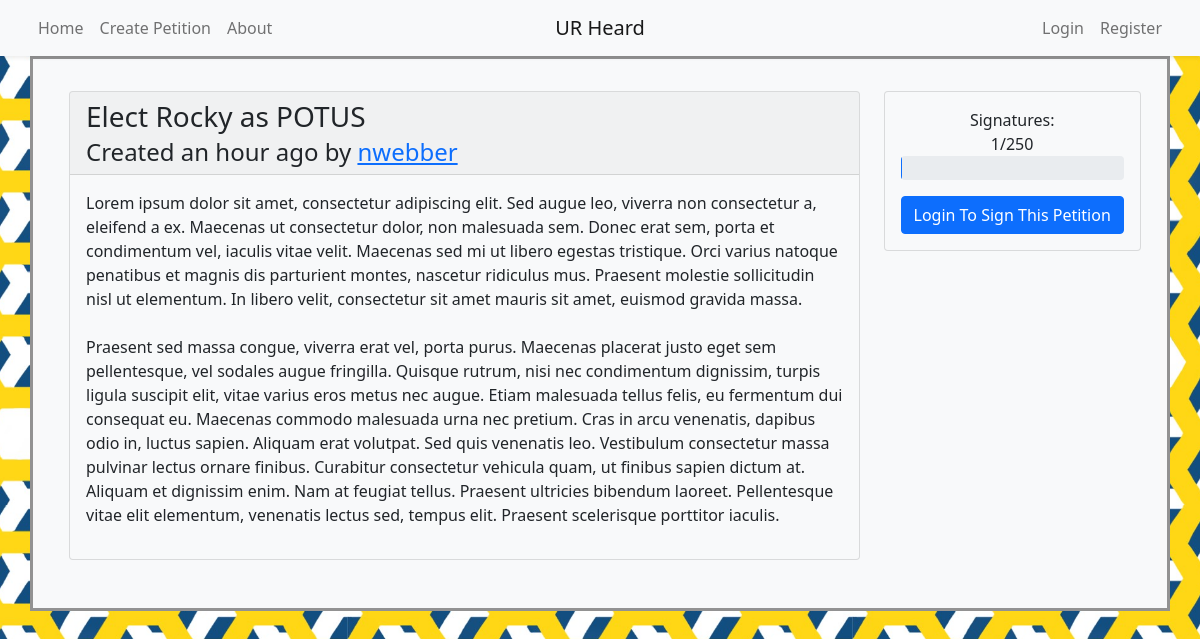
The app's page /petition/7 with its own data.
### models.py (models this page shows, shortened)
class Petition(db.Model):
	__tablename__ = 'petition'
	id = db.Column(db.Integer, primary_key=True)
	title = db.Column(db.String(80), nullable=False)
	body = db.Column(db.Text, nullable=False)
	author_id = db.Column(db.Integer, db.ForeignKey('user.id'), nullable=False)
	author = db.relationship('User', backref='petition')
	timestamp = db.Column(db.DateTime, default=datetime.utcnow)
	signers = db.relationship('User', secondary=signature, backref='signed_petitions')
	initial_signatures = 0
	signature_count = db.Column(db.Integer, default=initial_signatures)

class User(UserMixin, db.Model):
	__tablename__ = 'user'
	id = db.Column(db.Integer, primary_key=True)
	name = db.Column(db.String(50), nullable=False, unique=True, index=True)
	email = db.Column(db.String(50), unique=True, index=True)
	password_hash = db.Column(db.String(128))
	@property
	def password(self):
		raise AttributeError('password is not a readable attribute')

### app.py (the view)
@app.route('/petition/<int:id>', methods=['GET', 'POST'])
def petition(id):
	petition = Petition.query.get_or_404(id)
	signature = db.session.query(models.signature).filter_by(petition_id=id).all()
	form = signatureForm()
	signed = False
	if current_user.is_authenticated:
		signed = True if Petition.query.join(User.signed_petitions).filter(User.id==current_user.id, Petition.id==id).first() != None else False
		if form.validate_on_submit():
			current_signer=User.query.get_or_404(form.user_id.data)
			try:
				if signed:
					petition.signers.remove(current_signer)
				else:
					petition.signers.append(current_signer)
				petition.signature_count = len(petition.signers)
				print(len(petition.signers))
				db.session.add(petition)
				db.session.commit()
				return redirect(url_for('petition', id=id))
			except:
				flash("An issue occurred with the signature feature.")
				return redirect(url_for('petition', id=id))
		if signed:
			print('Exists')
			return render_template('petition.html', petition=petition, signature=signature, form=form, signed=True)
		else:
			return render_template('petition.html', petition=petition, signature=signature, form=form, signed=False)
	else:
		return render_template('petition.html', petition=petition, signature=signature, form=form)

### templates/petition.html (shortened to what this page needs)
{% extends "base.html" %}
{% block content %}
	<article class="container">
		<div class="row py-3">
			<div class="col-3 order-2" id="side-panel">
				<div style="position:fixed;">
					<div class="card bg-light mb-3" style="max-width: 18rem;">
						<div class="card-body">
							<p class="text-center mb-0">Signatures:</p>
							<p class="text-center my-0 pt-0">{{petition.signature_count}}/250</p>
							<div class="progress mb-3" style="height:2em;">
							</div>
							{% if current_user.is_authenticated %}
								<form method="post">
									{{ form.csrf_token }}
									{{ form.user_id(value=current_user.id) }}
									{{ form.petition_id(value=petition.id) }}
									{% if signed %}
										{{ form.submit(value="Unsign This Petition", class_="btn btn-primary w-100") }}
									{% else %}
										{{ form.submit(value="Sign This Petition", class_="btn btn-primary w-100") }}
									{% endif %}
								</form>
							{% else %}
								<a href="/login?next=%2Fpetition%2F{{petition.id}}" class="btn btn-primary text-wrap w-100">Login To Sign This Petition</a>
							{% endif %}
						</div>
					</div>
				</div>
			</div>
			<div class="col" id="main">
				<div class="card bg-light mb-3">
					<heading class="card-header">
						<h3 class="card-title font-weight-bold">{{petition.title}}</h3>
						<h4 class="card-subtitle">Created {{moment(petition.timestamp).fromNow()}} by <a href="{{ url_for ('profile', id=petition.author_id) }}">{{petition.author.name}}</a></h4>
					</heading>
					<div class="card-body">
						<p style="white-space:pre-wrap;">{{petition.body}}</p>
					</div>
				</div>
			</div>
		</div>
{% endblock content %}

### records on screen
Petition: signature_count "1", title "Elect Rocky as POTUS", timestamp "an hour ago", body "Lorem ipsum dolor sit amet, consectetur adipiscing elit. Sed augue leo, viverra non consectetur a, eleifend a ex. Maecenas ut consectetur dolor, non malesuada sem. Donec erat sem, porta et condimentum vel, iaculis vitae velit. Maecenas sed mi ut libero egestas tristique. Orci varius natoque penatibus et magnis dis parturient montes, nascetur ridiculus mus. Praesent molestie sollicitudin nisl ut elementum. In libero velit, consectetur sit amet mauris sit amet, euismod gravida massa. Praesent sed massa congue, viverra erat vel, porta purus. Maecenas placerat justo eget sem pellentesque, vel sodales augue fringilla. Quisque rutrum, nisi nec condimentum dignissim, turpis ligula suscipit elit,…"
User: author.name "nwebber"

### other values on screen
{{ render_nav_item('index', 'Home', use_li=True) }} "Home"
{{ render_nav_item('create', 'Create Petition', use_li=True) }} "Create Petition"
{{ render_nav_item('about', 'About', use_li=True) }} "About"
{{ render_nav_item('login', 'Login', use_li=True) }} "Login"
{{ render_nav_item('register', 'Register', use_li=True) }} "Register"
